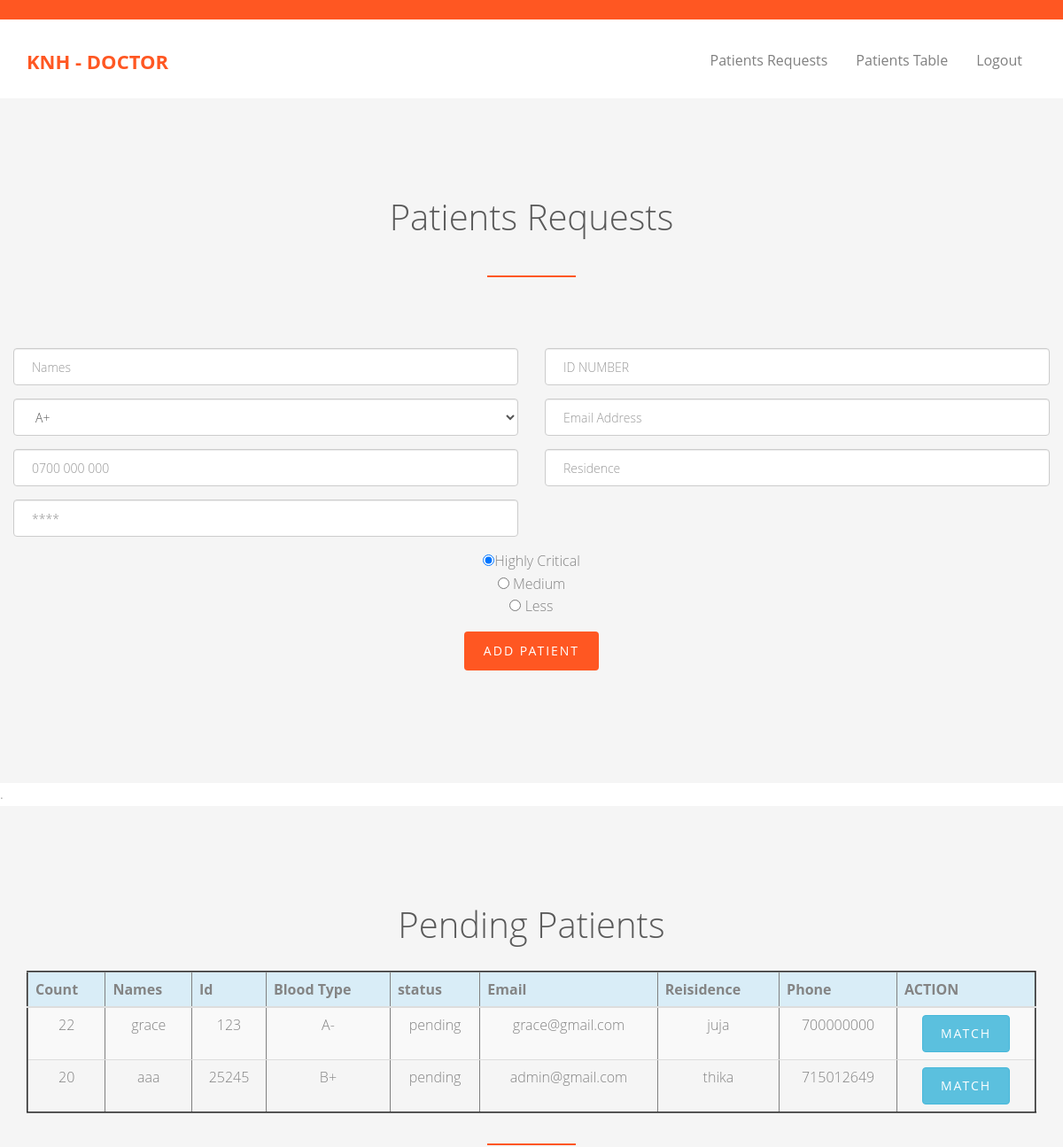
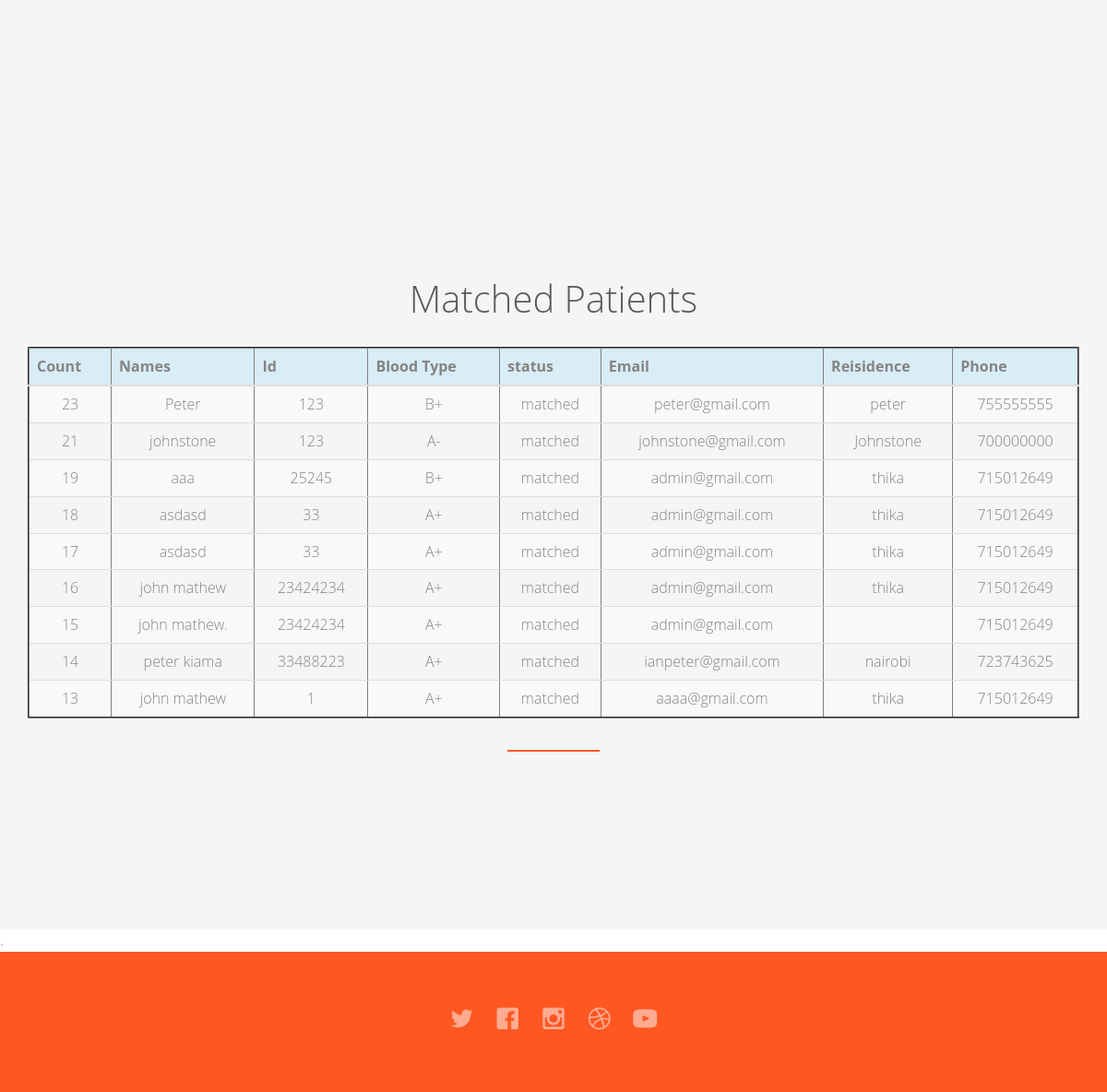
The app's page /doctor.php (signed in) with its own data (2 pictures, top to bottom).
### tables this page shows
CREATE TABLE `requests` (
  `count` int(50) NOT NULL,
  `allnames` char(100) NOT NULL,
  `nationalid` int(10) NOT NULL,
  `bloodtype` char(50) NOT NULL,
  `status` char(50) NOT NULL,
  `email` varchar(100) NOT NULL,
  `residence` varchar(50) NOT NULL,
  `phone` int(12) NOT NULL
);

### doctor.php (the view, shortened to what this page needs)
<?php
include 'db.php';
?>
<!DOCTYPE html>
<html class="no-js">
<head>
	<link rel="stylesheet" href="css/animate.css">
	<link rel="stylesheet" href="css/icomoon.css">
	<link rel="stylesheet" href="css/bootstrap.css">
	<link rel="stylesheet" href="css/superfish.css">
	<link rel="stylesheet" href="css/style.css">
</head>
<body>
	<div id="fh5co-wrapper">
		<div id="fh5co-page">
			<div class="header-top">
				<div class="container">
					<div class="row">
						<div class="col-md-6 col-sm-6 text-left fh5co-link">
						</div>
						<div class="col-md-12 col-sm-8 text-right fh5co-social">
						</div>
					</div>
				</div>
			</div>
			<header id="fh5co-header-section" class="sticky-banner">
				<div class="container">
					<div class="nav-header">
						<h1 id="fh5co-logo"><a href="#">KNH - dOCTOR</a></h1>
						<nav id="fh5co-menu-wrap" role="navigation">
							<ul class="sf-menu" id="fh5co-primary-menu">
								<li><a href="#docs">Patients Requests</a></li>
								<li><a href="#doctorstable">Patients Table</a></li>
								<li><a href="logout.php">Logout</a></li>
							</ul>
						</nav>
					</div>
				</div>
			</header>
			<section id="docs" class="slider">
				<div id="fh5co-blog-section" class="fh5co-section-gray">
					<div class="container">
						<div class="row">
							<div class="col-md-8 col-md-offset-2 text-center heading-section animate-box">
								<h3>Patients Requests</h3>
							</div>
							<form method="post" action="#" autocomplete="on">
								<div class="row">
									<div class="col-md-6">
										<div class="form-group">
											<input type="text" class="form-control" name="allnames" placeholder="Names" required>
										</div>
									</div>
									<div class="col-md-6">
										<div class="form-group">
											<input type="number" class="form-control" name="number" placeholder="ID NUMBER" required>
										</div>
									</div>
									<div class="col-md-6">
										<div class="form-group">
											<select name="bloodtype" class="form-control">
												<option value="A+">A+</option>
											</select>
										</div>
									</div>
									<div class="col-md-6">
										<div class="form-group">
											<input type="email" class="form-control" name="email" placeholder="Email Address" required>
										</div>
									</div>
									<div class="col-md-6">
										<div class="form-group">
											<input type="number" class="form-control" name="phone" placeholder="0700 000 000" required>
										</div>
									</div>
									<div class="col-md-6">
										<div class="form-group">
											<input type="text" class="form-control" name="residence" placeholder="Residence" required>
										</div>
									</div>
									<div class="col-md-6">
										<div class="form-group">
											<input type="password" class="form-control" name="password" placeholder="****" required>
										</div>
									</div>
									<div class="col-md-12">
										<div class="form-group" align="Center">
											<input type="radio" name="state" value="Critical" checked>Highly Critical <br>
											<input type="radio" name="state" value="Medium"> Medium <br>
											<input type="radio" name="state" value="Less Critical"> Less </div>
									</div>
									<div class="col-md-12" align="center">
										<div class="form-group">
											<input type="submit" class="btn btn-primary" name="submitsz" value="Add Patient">
										</div>
									</div>
								</div>
							</form>
						</div>
					</div>
				</div>
		</div>
		.
		<section>
			<section id="doctorstable" class="slider">
				<div id="fh5co-feature-product" class="fh5co-section-gray">
					<div class="container">
						<div class="row">
							<div class="col-md-12 text-center heading-section">
								<h3>Pending Patients </h3>
								<table class="table table-default table-border table-striped table-responsive table-hover" border="2.1px">
									<tr class="info">
										<th>Count</th>
										<th>Names</th>
										<th>Id</th>
										<th>Blood Type</th>
										<th>status</th>
										<th>Email</th>
										<th>Reisidence</th>
										<th>Phone</th>
										<th>ACTION</th>
									</tr>
									<tbody>
										<?php
										$q1 = "SELECT * FROM requests where status='pending' order by count desc";
										$r1 = mysqli_query($conn, $q1);
										while ($ra1 = mysqli_fetch_assoc($r1)) {
											echo "<tr>";
											echo "<td>" . $ra1['count'] . "</td>";
											$count = $ra1['count'];
											echo "<td>" . $ra1['allnames'] . "</td>";
											echo "<td>" . $ra1['nationalid'] . "</td>";
											echo "<td>" . $ra1['bloodtype'] . "</td>";
											echo "<td>" . $ra1['status'] . "</td>";
											echo "<td>" . $ra1['email'] . "</td>";
											echo "<td>" . $ra1['residence'] . "</td>";
											echo "<td>" . $ra1['phone'] . "</td>";
											if ($ra1['status'] == 'pending') {
												echo '<td><a  href="state.php?count=' . $count . '" class="btn btn-info">Match</a></td>';
											} else if ($ra1['status'] == 'matched') {
												echo '<td><a  href="state1.php?count=' . $count . ' " class="btn btn-primary">Closed<span class="glyphicon glyphicon-print"></span></a></td>';
											}
											echo "</tr>";
										}
										?>
									</tbody>
							</div>
						</div>
					</div>
				</div>
	</div>
	<section id="doctorstable" class="slider">
		<div id="fh5co-feature-product" class="fh5co-section-gray">
			<div class="container">
				<div class="row">
					<div class="col-md-12 text-center heading-section">
						<h3>Matched Patients </h3>
						<table class="table table-default table-border table-striped table-responsive table-hover" border="2.1px">
							<tr class="info">
								<th>Count</th>
								<th>Names</th>
								<th>Id</th>
								<th>Blood Type</th>
								<th>status</th>
								<th>Email</th>
								<th>Reisidence</th>
								<th>Phone</th>
							</tr>
							<tbody>
								<?php
								$q1 = "SELECT * FROM requests where status='matched' order by count desc";
								$r1 = mysqli_query($conn, $q1);
								while ($ra1 = mysqli_fetch_assoc($r1)) {
									echo "<tr>";
									echo "<td>" . $ra1['count'] . "</td>";
									echo "<td>" . $ra1['allnames'] . "</td>";
									echo "<td>" . $ra1['nationalid'] . "</td>";
									echo "<td>" . $ra1['bloodtype'] . "</td>";
									echo "<td>" . $ra1['status'] . "</td>";
									echo "<td>" . $ra1['email'] . "</td>";
									echo "<td>" . $ra1['residence'] . "</td>";
									echo "<td>" . $ra1['phone'] . "</td>";
									echo "</tr>";
								}
								?>
							</tbody>
					</div>
				</div>
			</div>
		</div>
	</section>
	.
	<section>
		<footer>
			<div id="footer">
				<div class="container">
					<div class="row">
						<div class="col-md-6 col-md-offset-3 text-center">
							<p class="fh5co-social-icons">
								<a href="#"><i class="icon-twitter2"></i></a>
								<a href="#"><i class="icon-facebook2"></i></a>
								<a href="#"><i class="icon-instagram"></i></a>
								<a href="#"><i class="icon-dribbble2"></i></a>
								<a href="#"><i class="icon-youtube"></i></a>
							</p>
						</div>
					</div>
				</div>
			</div>
		</footer>
</body>
</html>

### css/icomoon.css (style rules this page uses)
[class^="icon-"], [class*=" icon-"] { font-family: 'icomoon' !important; speak: none; font-style: normal; font-weight: normal; font-variant: normal; text-transform: none; line-height: 1; -webkit-font-smoothing: antialiased; -moz-osx-font-smoothing: grayscale; }
.icon-dribbble2:before { content: "\ea66"; }
.icon-facebook2:before { content: "\ea68"; }
.icon-instagram:before { content: "\ea70"; }
.icon-twitter2:before { content: "\ea7d"; }
.icon-youtube:before { content: "\ea81"; }

### css/superfish.css (style rules this page uses)
.sf-menu, .sf-menu * { margin: 0; padding: 0; list-style: none; }
.sf-menu li { position: relative; }
.sf-menu > li { float: left; }
.sf-menu a { display: block; position: relative; }
.sf-menu { float: left; margin-bottom: 1em; }
.sf-menu a { border-left: 1px solid #fff; border-top: 1px solid #dFeEFF; border-top: 1px solid rgba(255,255,255,.5); padding: .75em 1em; text-decoration: none; zoom: 1; }
.sf-menu a { color: #13a; }
.sf-menu li { background: #BDD2FF; white-space: nowrap; *white-space: normal; -webkit-transition: background .2s; transition: background .2s; }

### css/style.css (style rules this page uses)
body { font-family: "Open Sans", Arial, sans-serif; line-height: 1.6; font-size: 16px; background: #fff; color: #848484; font-weight: 300; overflow-x: hidden; }
a { color: #ff5722; -webkit-transition: 0.5s, ease; -o-transition: 0.5s, ease; transition: 0.5s, ease; }
p, ul, ol { margin-bottom: 1.5em; font-size: 16px; color: #848484; font-family: "Open Sans", Arial, sans-serif; }
h1, h2, h3, h4, h5, h6 { color: #5a5a5a; font-family: "Open Sans", Arial, sans-serif; font-weight: 400; margin: 0 0 30px 0; }
.header-top { padding: 10px 0; background: #ff5722; }
.sf-menu { margin: 7px 0 0 0 !important; }
.sf-menu { float: right; }
.sf-menu a { color: rgba(0, 0, 0, 0.5); padding: 0.75em 1em !important; font-weight: normal; border-left: none; border-top: none; border-top: none; text-decoration: none; zoom: 1; font-size: 16px; border-bottom: none !important; }
.sf-menu li, .sf-menu ul li, .sf-menu ul ul li, .sf-menu li:hover, .sf-menu li.sfHover { background: transparent; }
#fh5co-header-section { padding: 0; position: relative; left: 0; width: 100%; z-index: 1022; background: #fff; }
.nav-header { position: relative; float: left; width: 100%; }
#fh5co-logo { position: relative; z-index: 2; font-size: 22px; text-transform: uppercase; margin-top: 35px; font-weight: 700; float: left; }
#fh5co-logo a { color: #ff5722; }
#fh5co-menu-wrap { position: relative; z-index: 2; display: block; float: right; margin-top: 15px; }
#fh5co-menu-wrap .sf-menu a { padding: 1em .75em; }
#fh5co-work-section, #fh5co-services-section, #fh5co-content-section, #fh5co-work-section_2, #fh5co-blog-section, #fh5co-features { padding: 7em 0; }
.fh5co-section-gray { background: rgba(0, 0, 0, 0.04); }
.heading-section { padding-bottom: 1em; margin-bottom: 5em; }
.heading-section:after { position: absolute; content: ''; bottom: 0; left: 50%; width: 100px; margin-left: -50px; height: 2px; background: #ff5722; }
.heading-section h3 { font-size: 40px; font-weight: 300; position: relative; }
#fh5co-feature-product { padding: 7em 0; }
.fh5co-social-icons > a { padding: 4px 10px; color: #ff5722; }
.fh5co-social-icons > a i { font-size: 26px; }
#footer { background: #ff5722; padding: 60px 0 40px; }
#footer p { color: white; font-size: 14px; }
#footer p a { color: rgba(255, 255, 255, 0.5); }
.btn { -webkit-transition: 0.3s; -o-transition: 0.3s; transition: 0.3s; }
.btn { text-transform: uppercase; letter-spacing: 2px; -webkit-transition: 0.3s; -o-transition: 0.3s; transition: 0.3s; }
.btn.btn-primary { background: #ff5722; color: #fff; border: none !important; border: 2px solid transparent !important; }
.js .animate-box { opacity: 0; }
#fh5co-wrapper { overflow-x: hidden; position: relative; }
#fh5co-page { position: relative; -webkit-transition: 0.5s; -o-transition: 0.5s; transition: 0.5s; }
#offcanvas-menu { position: absolute; top: 0; bottom: 0; z-index: 99; background: #222; right: -240px; width: 240px; padding: 20px; overflow-y: scroll !important; display: none; }
#offcanvas-menu ul { padding: 0; margin: 0; }
#offcanvas-menu ul li { padding: 0; margin: 0 0 10px 0; list-style: none; }
#offcanvas-menu ul li a { font-size: 18px; color: rgba(255, 255, 255, 0.4); }

### records on screen
requests: count "22", allnames "grace", nationalid "123", bloodtype "A-", status "pending", email "grace@gmail.com", residence "juja", phone "700000000"
requests: count "20", allnames "aaa", nationalid "25245", bloodtype "B+", status "pending", email "admin@gmail.com", residence "thika", phone "715012649"
requests: count "23", allnames "Peter", nationalid "123", bloodtype "B+", status "matched", email "peter@gmail.com", residence "peter", phone "755555555"
requests: count "21", allnames "johnstone", nationalid "123", bloodtype "A-", status "matched", email "johnstone@gmail.com", residence "Johnstone", phone "700000000"
requests: count "19", allnames "aaa", nationalid "25245", bloodtype "B+", status "matched", email "admin@gmail.com", residence "thika", phone "715012649"
requests: count "18", allnames "asdasd", nationalid "33", bloodtype "A+", status "matched", email "admin@gmail.com", residence "thika", phone "715012649"
requests: count "17", allnames "asdasd", nationalid "33", bloodtype "A+", status "matched", email "admin@gmail.com", residence "thika", phone "715012649"
requests: count "16", allnames "john mathew", nationalid "23424234", bloodtype "A+", status "matched", email "admin@gmail.com", residence "thika", phone "715012649"
requests: count "15", allnames "john mathew.", nationalid "23424234", bloodtype "A+", status "matched", email "admin@gmail.com", phone "715012649"
requests: count "14", allnames "peter kiama", nationalid "33488223", bloodtype "A+", status "matched", email "ianpeter@gmail.com", residence "nairobi", phone "723743625"
requests: count "13", allnames "john mathew", nationalid "1", bloodtype "A+", status "matched", email "aaaa@gmail.com", residence "thika", phone "715012649"
